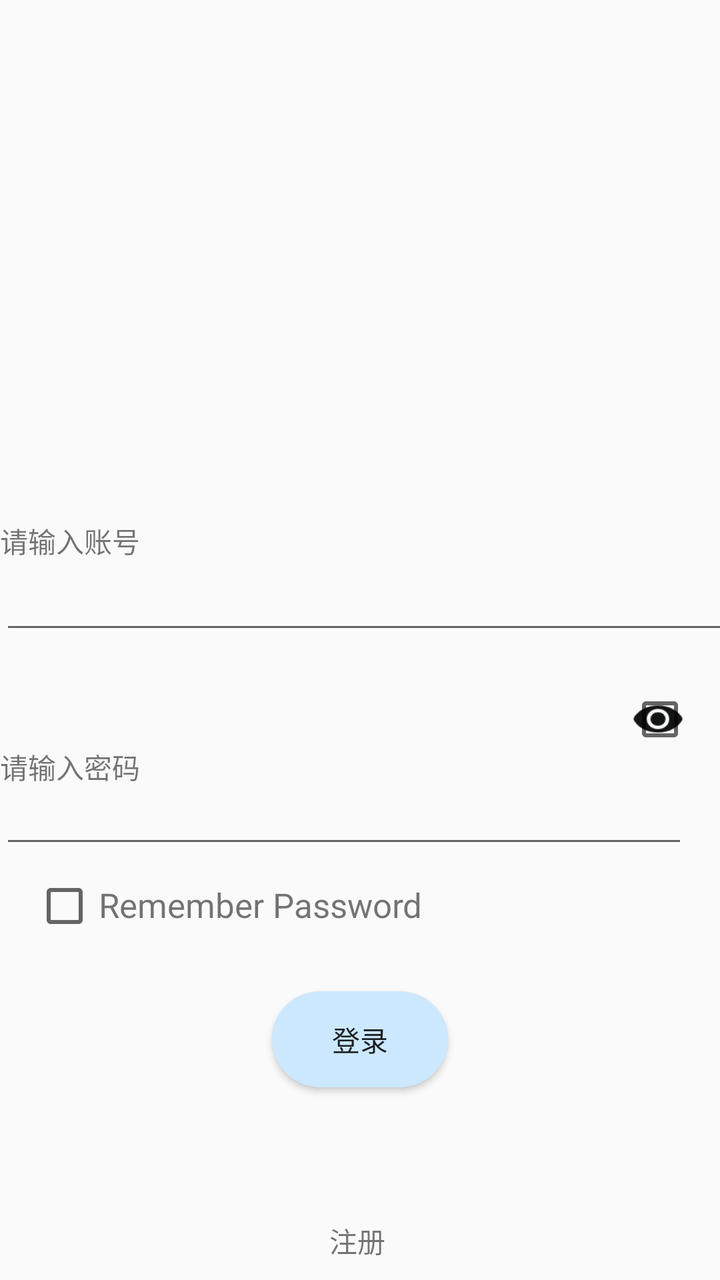
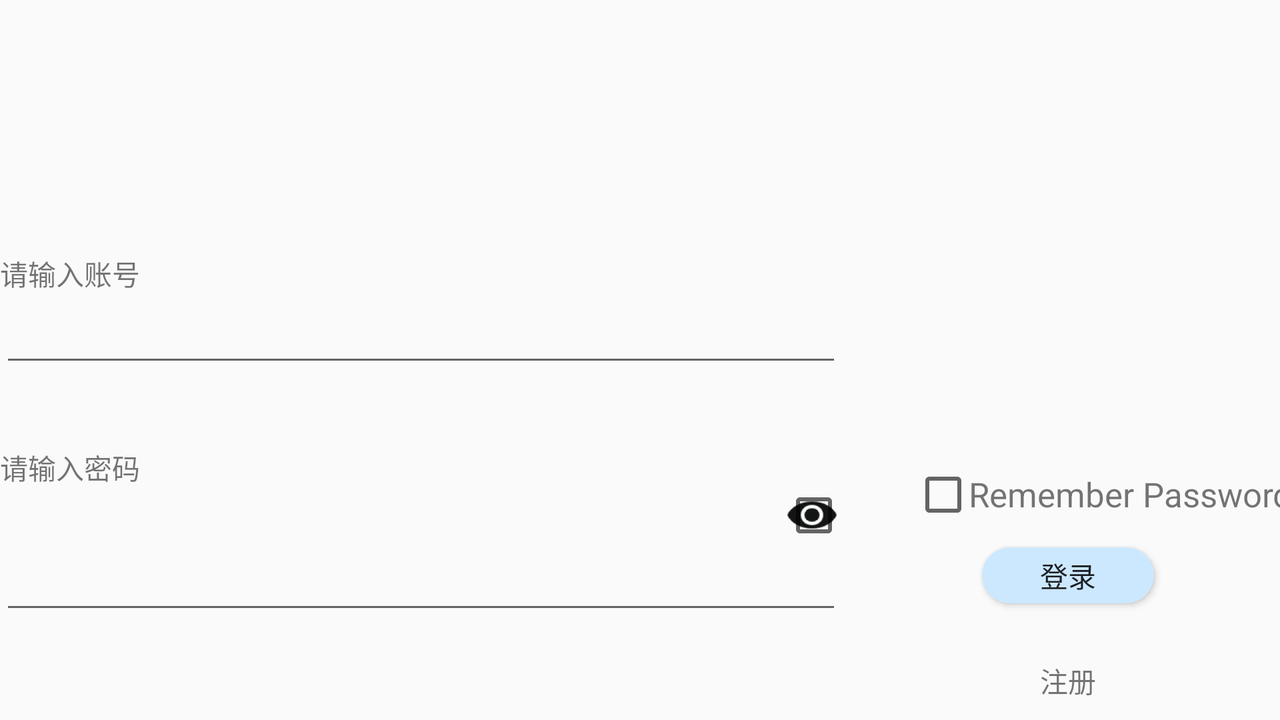

Compare how this app lays out the same screen by default and in its alternative resource folder. The renders come first, then the two layout files and the values they reference.
<!-- AndroidManifest.xml: application theme Theme.Goods -->
<!-- res/layout/activity_login.xml -->
<?xml version="1.0" encoding="utf-8"?>
<androidx.constraintlayout.widget.ConstraintLayout xmlns:android="http://schemas.android.com/apk/res/android"
    xmlns:app="http://schemas.android.com/apk/res-auto"
    xmlns:tools="http://schemas.android.com/tools"
    android:layout_width="match_parent"
    android:layout_height="match_parent"
    tools:context=".activities.LoginActivity">

    <LinearLayout
        android:layout_width="match_parent"
        android:layout_height="match_parent"
        android:background="@drawable/my1"
/>
    <ImageView
        android:id="@+id/login_image"
        android:layout_width="260dp"
        android:layout_height="176dp"
        app:layout_constraintBottom_toTopOf="@+id/linearLayout"
        app:layout_constraintEnd_toEndOf="parent"
        app:layout_constraintStart_toStartOf="parent"
        app:layout_constraintTop_toTopOf="parent"
        app:srcCompat="@drawable/xiao"
        tools:ignore="MissingConstraints" />

    <LinearLayout
        android:id="@+id/linearLayout2"
        android:layout_width="344dp"
        android:layout_height="83dp"
        android:layout_marginTop="24dp"
        android:orientation="vertical"
        app:layout_constraintStart_toStartOf="parent"
        app:layout_constraintTop_toBottomOf="@+id/linearLayout">

        <CheckBox
            android:id="@+id/l_checkbox"
            android:layout_width="30dp"
            android:layout_height="27dp"
            android:layout_gravity="end"
            android:background="@drawable/mi_ma" />

        <TextView
            android:id="@+id/textView1"
            android:layout_width="384dp"
            android:layout_height="wrap_content"

            android:text="请输入密码" />

        
        
        
        
        
        

        <EditText
            android:id="@+id/l_password"
            android:layout_width="match_parent"
            android:layout_height="wrap_content"
            android:ems="10"
            android:inputType="textPassword" />


    </LinearLayout>

    <LinearLayout
        android:id="@+id/linearLayout"
        android:layout_width="414dp"
        android:layout_height="wrap_content"
        android:orientation="vertical"
        app:layout_constraintBottom_toBottomOf="parent"
        app:layout_constraintTop_toTopOf="parent"
        app:layout_constraintVertical_bias="0.45"
        tools:layout_editor_absoluteX="-2dp"
        tools:ignore="MissingConstraints">

        <TextView
            android:id="@+id/textView4"
            android:layout_width="380dp"
            android:layout_height="wrap_content"

            android:text="请输入账号" />

        <EditText
            android:id="@+id/l_id"
            android:layout_width="match_parent"
            android:layout_height="wrap_content"

            android:ems="10"
            android:inputType="textPersonName" />
    </LinearLayout>

    <Button
        android:id="@+id/login"
        android:layout_width="wrap_content"
        android:layout_height="wrap_content"
        android:text="登录"
        android:background="@drawable/liu_button"
        app:layout_constraintBottom_toTopOf="@+id/xv_zhuce"
        app:layout_constraintEnd_toEndOf="parent"
        app:layout_constraintStart_toStartOf="parent"
        app:layout_constraintTop_toBottomOf="@+id/linearLayout2" />

    <TextView
        android:id="@+id/xv_zhuce"
        android:layout_width="63dp"
        android:layout_height="30dp"
        android:text="     注册"
        app:layout_constraintBottom_toBottomOf="parent"
        app:layout_constraintEnd_toEndOf="@+id/login"
        app:layout_constraintHorizontal_bias="0.48"
        app:layout_constraintStart_toStartOf="@+id/login"
        tools:ignore="MissingConstraints" />

    <CheckBox
        android:id="@+id/l_checkBox"
        android:layout_width="33dp"
        android:layout_height="48dp"
        app:layout_constraintEnd_toEndOf="parent"
        app:layout_constraintHorizontal_bias="0.05"
        app:layout_constraintStart_toStartOf="parent"
        app:layout_constraintTop_toBottomOf="@+id/linearLayout2" />

    <TextView
        android:id="@+id/textView3"
        android:layout_width="225dp"
        android:layout_height="21dp"
        android:textSize="17dp"
        android:layout_marginTop="12dp"
        android:text="Remember Password"
        app:layout_constraintStart_toEndOf="@+id/l_checkBox"
        app:layout_constraintTop_toBottomOf="@+id/linearLayout2" />


</androidx.constraintlayout.widget.ConstraintLayout>
<!-- resources referenced by this layout -->
<resources>
  <!-- drawable liu_button (drawable) -->
  <?xml version="1.0" encoding="utf-8"?>
  <selector xmlns:android="http://schemas.android.com/apk/res/android">
  <item android:state_pressed="true">
      <shape>
          <solid android:color="#DACCC3"/>
          <corners android:radius="15dp"/>
      </shape>
  </item>
      <item android:state_pressed="false">
          <shape>
              <solid android:color="#CCE8FF"/>
              <corners android:radius="30dp"/>
          </shape>
      </item>
  
  </selector>
  <!-- drawable mi_ma (drawable) -->
  <?xml version="1.0" encoding="utf-8"?>
  <selector xmlns:android="http://schemas.android.com/apk/res/android">
  <item android:state_checked="true" android:drawable="@drawable/by"/>
      <item android:state_checked="false" android:drawable="@drawable/my"/>
  </selector>
  <style name="Theme.Goods" parent="Theme.MaterialComponents.DayNight.DarkActionBar.Bridge">
          
          <item name="colorPrimary">@color/purple_500</item>
          <item name="colorPrimaryVariant">@color/purple_700</item>
          <item name="colorOnPrimary">@color/white</item>
          
          <item name="colorSecondary">@color/teal_200</item>
          <item name="colorSecondaryVariant">@color/teal_700</item>
          <item name="colorOnSecondary">@color/black</item>
          
          <item name="android:statusBarColor" tools:targetApi="l">?attr/colorPrimaryVariant</item>
          
      </style>
  <!-- drawable by: png bitmap (drawable, 1400 bytes) -->
  <!-- drawable my: png bitmap (drawable, 1351 bytes) -->
</resources>
<!-- res/layout-land/activity_login.xml (the repository's variant of the layout above) -->
<!-- drawn on the phone turned sideways -->
<?xml version="1.0" encoding="utf-8"?>
<androidx.constraintlayout.widget.ConstraintLayout xmlns:android="http://schemas.android.com/apk/res/android"
    xmlns:app="http://schemas.android.com/apk/res-auto"
    xmlns:tools="http://schemas.android.com/tools"
    android:layout_width="match_parent"
    android:layout_height="match_parent"
    tools:context=".activities.LoginActivity">

    <ImageView
        android:id="@+id/imageView8"
        android:layout_width="match_parent"
        android:layout_height="match_parent"
        app:layout_constraintBottom_toBottomOf="@+id/xv_zhuce"
        app:layout_constraintStart_toStartOf="parent"
        android:background="@drawable/my1" />

    <ImageView
        android:id="@+id/imageView2"
        android:layout_width="182dp"
        android:layout_height="155dp"
        app:layout_constraintBottom_toTopOf="@+id/linearLayout"
        app:layout_constraintEnd_toEndOf="parent"
        app:layout_constraintHorizontal_bias="0.929"
        app:layout_constraintStart_toStartOf="parent"
        app:layout_constraintTop_toTopOf="parent"
        app:layout_constraintVertical_bias="0.0"
        app:srcCompat="@drawable/xiao"
        tools:ignore="MissingConstraints" />

    <LinearLayout
        android:id="@+id/linearLayout2"
        android:layout_width="421dp"
        android:layout_height="93dp"
        android:layout_marginTop="24dp"
        android:orientation="vertical"
        app:layout_constraintStart_toStartOf="parent"
        app:layout_constraintTop_toBottomOf="@+id/linearLayout">

        <TextView
            android:id="@+id/textView1"
            android:layout_width="384dp"
            android:layout_height="wrap_content"

            android:text="请输入密码" />

        <CheckBox
            android:id="@+id/l_checkbox"
            android:layout_width="30dp"
            android:layout_height="27dp"
            android:layout_gravity="end"
            android:background="@drawable/mi_ma" />


        <EditText
            android:id="@+id/l_password"
            android:layout_width="match_parent"
            android:layout_height="41dp"

            android:ems="10"
            android:inputType="textPassword" />
    </LinearLayout>

    <LinearLayout
        android:id="@+id/linearLayout"
        android:layout_width="421dp"
        android:layout_height="73dp"
        android:orientation="vertical"
        app:layout_constraintBottom_toBottomOf="parent"
        app:layout_constraintTop_toTopOf="parent"
        app:layout_constraintVertical_bias="0.44"
        tools:ignore="MissingConstraints"
        tools:layout_editor_absoluteX="0dp">

        <TextView
            android:id="@+id/textView4"
            android:layout_width="380dp"
            android:layout_height="wrap_content"

            android:text="请输入账号" />

        <EditText
            android:id="@+id/l_id"
            android:layout_width="match_parent"
            android:layout_height="wrap_content"

            android:ems="10"
            android:inputType="textPersonName" />
    </LinearLayout>

    <Button
        android:id="@+id/login"
        android:layout_width="86dp"
        android:layout_height="28dp"
        android:background="@drawable/liu_button"
        android:text="登录"
        app:layout_constraintBottom_toTopOf="@+id/xv_zhuce"
        app:layout_constraintEnd_toEndOf="@+id/imageView8"
        app:layout_constraintHorizontal_bias="0.526"
        app:layout_constraintStart_toEndOf="@+id/linearLayout2"
        app:layout_constraintTop_toTopOf="parent"
        app:layout_constraintVertical_bias="0.906" />

    <TextView
        android:id="@+id/xv_zhuce"
        android:layout_width="63dp"
        android:layout_height="30dp"
        android:text="     注册"
        app:layout_constraintBottom_toBottomOf="parent"
        app:layout_constraintEnd_toEndOf="@+id/login"
        app:layout_constraintHorizontal_bias="0.54"
        app:layout_constraintStart_toStartOf="@+id/login"
        tools:ignore="MissingConstraints" />

    <CheckBox
        android:id="@+id/l_checkBox"
        android:layout_width="35dp"
        android:layout_height="38dp"
        app:layout_constraintBottom_toTopOf="@+id/login"
        app:layout_constraintEnd_toEndOf="parent"
        app:layout_constraintHorizontal_bias="0.189"
        app:layout_constraintStart_toEndOf="@+id/linearLayout2"
        app:layout_constraintTop_toBottomOf="@+id/imageView2"
        app:layout_constraintVertical_bias="0.909" />

    <TextView
        android:id="@+id/textView5"
        android:layout_width="170dp"
        android:layout_height="38dp"
        android:text="Remember Password"
        android:textSize="17dp"
        app:layout_constraintBottom_toTopOf="@+id/login"
        app:layout_constraintEnd_toEndOf="parent"
        app:layout_constraintHorizontal_bias="0.314"
        app:layout_constraintStart_toEndOf="@+id/l_checkBox"
        app:layout_constraintTop_toBottomOf="@+id/imageView2"
        app:layout_constraintVertical_bias="1.0" />


</androidx.constraintlayout.widget.ConstraintLayout>
